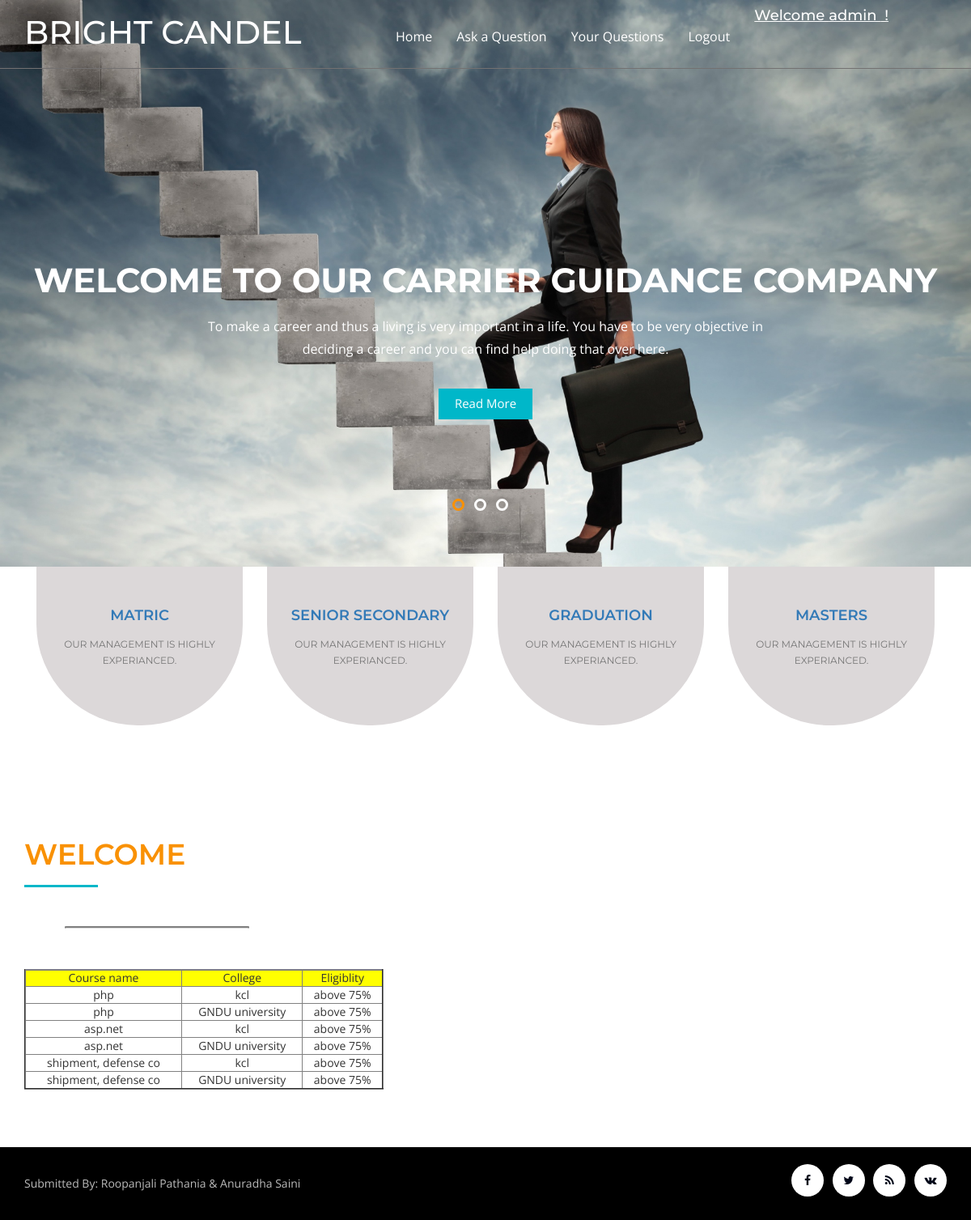
/guidance.php?qid=1 (signed in), run on the app's committed database.
### tables this page shows
CREATE TABLE IF NOT EXISTS `mainqualification` (
  `qid` int(11) NOT NULL,
  `qualification` varchar(50) NOT NULL
);

CREATE TABLE IF NOT EXISTS `requirements` (
  `rid` int(11) NOT NULL,
  `qid` int(11) NOT NULL,
  `cid` int(11) NOT NULL,
  `field` varchar(60) NOT NULL,
  `qname` varchar(100) NOT NULL,
  `college` varchar(50) NOT NULL,
  `eligibilty` varchar(50) NOT NULL
);

CREATE TABLE IF NOT EXISTS `courses` (
  `cid` int(11) NOT NULL,
  `field` varchar(70) NOT NULL,
  `qid` int(11) NOT NULL,
  `qname` varchar(20) NOT NULL
);

### guidance.php (the view, shortened to what this page needs)
<!DOCTYPE html>
<html>
<head>
	<?php	require_once("headincludes.php");?>
</head>
<body>
	<div class="w3l-banner">
	<?php	require_once("userheader.php");?>
		<div class="container">
			<div class="flexslider-info">
					<section class="slider">
						<div class="flexslider">
							<ul class="slides">
								<li>
								<div class="w3l-info">
									<h3>Welcome to our Carrier Guidance company</h3>
									<p>To make a career and thus a living is very important in a life. You have to be very objective in deciding a career and you can find help doing that over here.</p>
									<div class="agileinfo-news-button">
										<a href="#" class="hvr-shutter-in-horizontal" data-toggle="modal" data-target="#myModal"> Read More</a>
									</div>
								</div>
								</li>
							</ul>
						</div>
					</section>
				</div>
		</div>
	</div>
	<div class="w3layouts-banner-bottom">
		<div class="container">
		<?php require_once("connect.php");
				$query="select * from mainqualification";
				$data=mysql_query($query);
				while($row= mysql_fetch_array($data))
				{
					extract($row);
			echo "<div class='col-md-3 agileits-bottom-top'>";
				echo "<h3><a href='guidance.php?qid=$qid'>$qualification</a><br><span> Our management is highly experianced.	</span><br></h3>";
				echo "</div>";
				}
				?>
			<div class="clearfix"></div>
		</div>
	</div>
	<div class="wthree-welcome">
		<div class="container">
			<h2>Welcome </h2>
			<div class="border"> </div>
			<div class="col-md-6 wthree-welcome-left">
			<?php require_once("connect.php");
				$qid=$_GET['qid'];
				$query="select * from requirements r,courses c where r.qid='$qid' and r.qid=c.qid ";
				$data=mysql_query($query);
					echo"<table border='2'width='80%'>
						<tr 	style='background-color:yellow; font-size:20px;text-align:center;'>
						</tr>
						<tr style='background-color:yellow; text-align:center;'>
						<td>Course name</td>
						<td>College</td>
						<td>Eligiblity</td>
						</tr>";
						while($row=mysql_fetch_array($data))
							{
								extract($row);
								echo"<tr	style='text-align:center;'>";
								echo"<td>$qname</td>";
								echo"<td>$college</td>";
								echo"<td>$eligibilty</td>";
								echo"</tr>";
							}
							echo"</table></center>";
				?>
			</div>
			<div class="clearfix"></div>
		</div>
	</div>
	<?php require_once("uafooter.php");?>
</body>
</html>

### headincludes.php (shortened to what this page needs)
<link rel="stylesheet" href="css/bootstrap.min.css" type="text/css" media="all">
<link rel="stylesheet" href="css/form.css" type="text/css" media="all">
	<link rel="stylesheet" href="css/style.css" type="text/css" media="all">
<link rel="stylesheet" href="css/font-awesome.min.css" />
	<link rel="stylesheet" href="css/flexslider.css" type="text/css" media="screen" />

### userheader.php (shortened to what this page needs)
<div class="header">
				<div class="top-bar">
				<div class="container">
					<div class="header-nav">
						<nav class="navbar navbar-default">
							<div class="navbar-header">
								<h1><a class="navbar-brand" href="userhome.php?">bright candel</a></h1>
							</div>
							<div class="collapse navbar-collapse nav-wil" id="bs-example-navbar-collapse-1">
								<ul class="nav navbar-nav ">
									<?php	require_once("usermenu.php");?>
								</ul>
							</div>
						</nav>
					</div>
				</div>
			</div>
	</div>

### usermenu.php
<?php
			echo"<li><a  href='userhome.php'>Home</a></li>
			<li><a href='userquestionform.php'>Ask a Question</a></li>
			<li><a href='userquestions.php'>Your Questions</a></li>
			<li><a href='index.php'>Logout</a></li>";
			?>
		<h4 style="color:white; text-decoration:underline;text-align:right; margin-right:15px;">Welcome
									<?php
									echo $_SESSION["username"]; ?> &nbsp;!</h4>

### uafooter.php
<div class="footer-w3layouts">
	<div class="container">
			<div class="agile-copy">
				<p>	Submitted By: Roopanjali Pathania & Anuradha Saini 	</p>
			</div>
			<div class="agileits-social">
				<ul>
						<li><a href="#"><i class="fa fa-facebook"></i></a></li>
						<li><a href="#"><i class="fa fa-twitter"></i></a></li>
						<li><a href="#"><i class="fa fa-rss"></i></a></li>
						<li><a href="#"><i class="fa fa-vk"></i></a></li>
					</ul>
			</div>
				<div class="clearfix"></div>
		</div>
</div>

### css/form.css (style rules this page uses)
.border { width: 1200px; height:auto; border:2px solid gray; margin-left: 50px; margin-right:200px; margin-top:50px; margin-bottom:40px; border-radius:5px; }

### css/flexslider.css (style rules this page uses)
.slides, .flex-control-nav, .flex-direction-nav { margin: 0; padding: 0; list-style: none; }
.flexslider .slides > li { display: none; -webkit-backface-visibility: hidden; }
.slides:after { content: "."; display: block; clear: both; visibility: hidden; line-height: 0; height: 0; }
.flexslider { border: 0px; position: relative; zoom: 1; }
.flexslider .slides { zoom: 1; }

### data on the page
mainqualification: qualification "MATRIC"
mainqualification: qualification "SENIOR SECONDARY"
mainqualification: qualification "GRADUATION"
mainqualification: qualification "MASTERS"
requirements: courses.qname "php", college "kcl", eligibilty "above 75%", courses.qname "asp.net", courses.qname "shipment, defense co"
requirements: courses.qname "php", college "GNDU university", eligibilty "above 75%", courses.qname "asp.net", courses.qname "shipment, defense co"

### other printed values
$_SESSION["username"] "admin"
